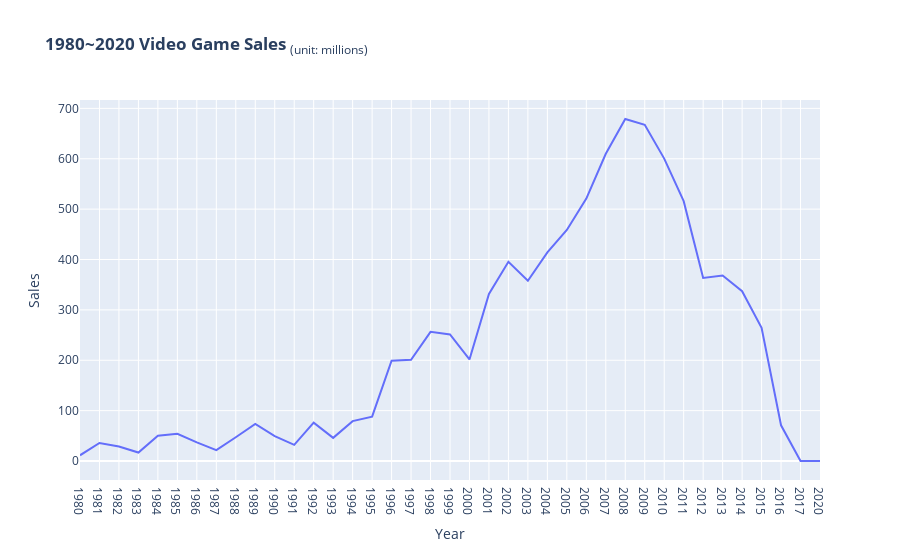

Notebook source saved alongside this figure:
### Markdown cell above
#### 1980~2020 비디오 게임 판매량 변화

### Code cell
# 시각화에 사용될 데이터  
sales = vgData.groupby('Year')['Global_Sales'].sum().to_frame()
sales = sales.reset_index()
sales.columns = ['Year', 'Sales']
sales.Year = sales.Year.astype('str')

# 시각화
fig = px.line(data_frame=sales,
              x='Year', 
              y='Sales',
              title = '<b>1980~2020 Video Game Sales </b><sub>(unit: millions)</sub>'
              )
fig.show()

### Figure 1 — Plotly figure (JSON) as saved in the notebook; plotly's stock layout.template omitted (floating-point values rounded to 4 significant figures)
{"data": [{"hovertemplate": "Year=%{x}<br>Sales=%{y}<extra></extra>", "legendgroup": "", "line": {"color": "#636efa", "dash": "solid"}, "marker": {"symbol": "circle"}, "mode": "lines", "name": "", "orientation": "v", "showlegend": false, "type": "scatter", "x": ["1980", "1981", "1982", "1983", "1984", "1985", "1986", "1987", "1988", "1989", "1990", "1991", "1992", "1993", "1994", "1995", "1996", "1997", "1998", "1999", "2000", "2001", "2002", "2003", "2004", "2005", "2006", "2007", "2008", "2009", "2010", "2011", "2012", "2013", "2014", "2015", "2016", "2017", "2020"], "xaxis": "x", "y": [11.38, 35.77, 28.86, 16.79, 50.36, 53.94, 37.07, 21.74, 47.22, 73.45, 49.39, 32.23, 76.16, 45.98, 79.17, 88.11, 199.2, 201.0, 256.5, 251.3, 201.6, 331.5, 395.5, 357.9, 414.0, 458.5, 521.0, 609.9, 678.9, 667.3, 600.3, 515.8, 363.5, 368.1, 337.0, 264.4, 70.9, 0.05, 0.29], "yaxis": "y"}], "layout": {"legend": {"tracegroupgap": 0}, "title": {"text": "<b>1980~2020 Video Game Sales </b><sub>(unit: millions)</sub>"}, "xaxis": {"anchor": "y", "domain": [0, 1], "title": {"text": "Year"}}, "yaxis": {"anchor": "x", "domain": [0, 1], "title": {"text": "Sales"}}}}
